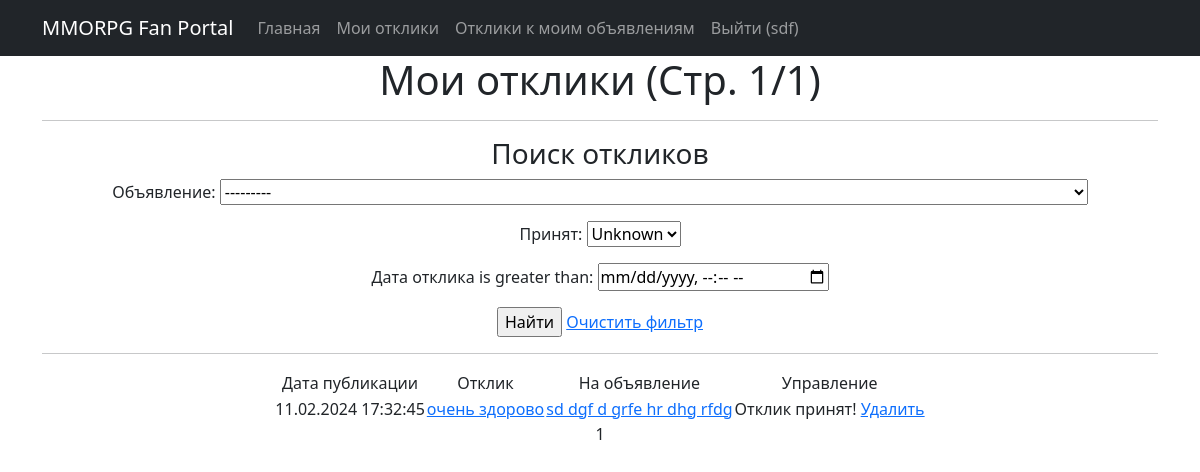
Page /myresponse/ (signed in) on the committed database.
### mmorpg/models.py (models this page shows, shortened)
class Ads(models.Model):
    CATEGORIES = [
        ('tanks', 'Танки'),
        ('heals', 'Хилы'),
        ('dd', 'ДД'),
        ('tradespeople', 'Торговцы'),
        ('guildmasters', 'Гилдмастеры'),
        ('questgivers', 'Квестгиверы'),
        ('blacksmiths', 'Кузнецы'),
        ('tanners', 'Кожевники'),
        ('potionmakers', 'Зельевары'),
        ('spellmasters', 'Мастера заклинаний'),
    ]
    author = models.ForeignKey(User, on_delete=models.CASCADE, verbose_name="Автор")
    title = models.CharField("Заголовок", max_length=128)
    text = RichTextUploadingField("Текст")
    category = models.CharField("Категория объявления",
                                max_length=12,
                                choices=CATEGORIES,
                                default='tanks')
    media = models.FileField("Прикрепленные файлы", upload_to='uploads/', blank=True)
    date = models.DateTimeField("Дата объявления", auto_now_add=True)
    def __str__(self):
        return f'{self.date.strftime("%d.%m.%Y %H:%M:%S")} :: ' \
               f'{self.category} :: ' \
               f'{self.title.title()} :: ' \
               f'{self.text[0:50] + "..." if len(str(self.text)) > 50 else self.text}'

class Response(models.Model):
    author = models.ForeignKey(User, on_delete=models.CASCADE, verbose_name="Автор")
    text = models.TextField("Текст")
    ad = models.ForeignKey(Ads, on_delete=models.CASCADE, verbose_name="Объявление")
    accepted = models.BooleanField("Принят", default=False)
    date = models.DateTimeField("Дата отклика", auto_now_add=True)

### mmorpg/views.py (the view)
# urls.py: path('myresponse/', MyResponseList.as_view(), name='myresponse_list'),
class MyResponseList(LoginRequiredMixin, ListView):
    model = Response
    ordering = '-date'
    template_name = 'ResponseList.html'
    context_object_name = 'responseList'
    paginate_by = 10
    def get_queryset(self):
        queryset = super().get_queryset().filter(author=self.request.user)
        self.filterset = ResponseFilter(self.request.GET, queryset)
        return self.filterset.qs
    def get_context_data(self, **kwargs):
        context = super().get_context_data(**kwargs)
        context['filterset'] = self.filterset
        return context

### templates/ResponseList.html (shortened to what this page needs)
{% extends 'flatpages/default.html' %}
{% load custom_filter %}
{% block content %}
{% if request.resolver_match.url_name == 'myresponse_list' %}
   <h1>Мои отклики (Стр. {{ page_obj.number }}/{{ page_obj.paginator.num_pages }})</h1>
{% else %}
   <h1>Отклики на мои объявления (Стр. {{ page_obj.number }}/{{ page_obj.paginator.num_pages }})</h1>
{% endif %}
   <hr>
   <h3>Поиск откликов</h3>
    <form action="" method="get">
       {{ filterset.form.as_p }}
       <input type="submit" value="Найти" />
        {% if request.resolver_match.url_name == 'myresponse_list' %}
            <a href="{% url 'myresponse_list' %}">Очистить фильтр</a>
        {% elif request.resolver_match.url_name == 'adsresponse_list' %}
            <a href="{% url 'adsresponse_list' %}">Очистить фильтр</a>
        {% endif %}
    </form>
   <hr>
   {% if responseList %}
       <table align="center">
           <tr>
               <td>Дата публикации</td>
               <td>Отклик</td>
               <td>На объявление</td>
               <td>Управление</td>
           </tr>
           {% for response in responseList %}
           {% if request.resolver_match.url_name == 'myresponse_list' and request.user == response.author %}
           <tr>
               <td>{{ response.date|date:'d.m.Y H:i:s' }}</td>
               <td><a href="{% url 'response_detail' response.ad.pk response.pk %}">{{ response.text|truncatewords:7 }}</a></td>
               <td><a href="{% url 'ads_detail' response.ad.pk %}">{{ response.ad.title|truncatewords:7 }}</a></td>
               <td>
                   {% if response.accepted %}
                   Отклик принят!
                   {% else %}
                   <a href="{% url 'response_edit' response.ad.pk response.pk %}">Редактировать</a>
                   {% endif %}
                   <a href="{% url 'response_delete' response.ad.pk response.pk %}">Удалить</a>
               </td>
           </tr>
           {% endif %}
           {% endfor %}
       </table>
   {% else %}
       <h2>Откликов нет!</h2>
   {% endif %}
   {{ page_obj.number }}
{% endblock content %}

### templates/flatpages/default.html (shortened to what this page needs)
<!DOCTYPE html>
<html lang="en">
    <head>
        {% load static %}
        <link href="{% static 'css/styles.css' %}" rel="stylesheet" />
    </head>
    <body>
        <nav class="navbar navbar-expand-lg navbar-dark bg-dark static-top">
           <div class="container">
               <a class="navbar-brand" href="#">MMORPG Fan Portal</a>
               <div class="collapse navbar-collapse" id="navbarResponsive">
                   <ul class="navbar-nav ml-auto">
                       <li class="nav-item">
                           <a class="nav-link" href="/">Главная</a>
                       </li>
                       {% if request.user.is_authenticated %}
                       <li class="nav-item">
                           <a class="nav-link" href="{% url 'myresponse_list' %}">Мои отклики</a>
                       </li>
                       <li class="nav-item">
                           <a class="nav-link" href="{% url 'adsresponse_list' %}">Отклики к моим объявлениям</a>
                       </li>
                       {% endif %}
                       {% if not request.user.is_authenticated %}
                           <li class="nav-item">
                               <a class="nav-link" href="/accounts/login/">Войти</a>
                           </li>
                       {% else %}
                           <li class="nav-item">
                               <a class="nav-link" href="/accounts/logout/">Выйти ({{ request.user }})</a>
                           </li>
                       {% endif %}
                   </ul>
               </div>
           </div>
        </nav>
        <div class="container">
           <div class="row">
               <div class="col-lg-12 text-center">
                   {% block content %}{% endblock content %}
               </div>
           </div>
        </div>
    </body>
</html>

### rows in the picture
Response: date "11.02.2024 17:32:45", text "очень здорово", ad "sd dgf d grfe hr dhg rfdg", accepted "Отклик принят!"

### other values in the picture
{{ request.user }} "sdf"
{{ page_obj.number }} "1"
{{ page_obj.paginator.num_pages }} "1"
